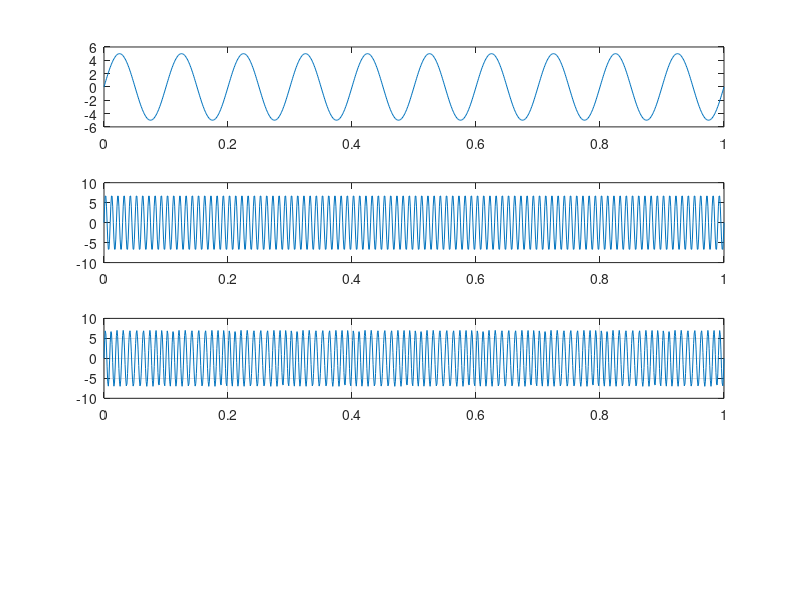

Here is the MATLAB script that generated this plot:
clc;
clear all;
close all;
fs = 1000;
fc = 100;
fm = 10;
t = 0:1/fs:1;
vc = 7;
vm = 5;
message_signal = vm*sin(2*pi*fm*t);
carrier_signal = vc*sin(2*pi*fc*t);
m = 1;
st = vc*sin(2*pi*fc*t + m.*sin(2*pi*fm*t));
subplot(4,1,1);
plot(t, message_signal);
subplot(4,1,2);
plot(t, carrier_signal);
subplot(4,1,3);
plot(t, st);
grid on;
